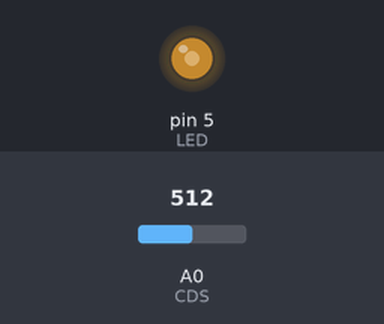
Recording of a sketch running on a simulated Arduino Uno, built with avr-gcc and run on an emulated ATmega328P. Shown: output pins drawn as LEDs (lit = HIGH). The test bench sets the inputs (shaded band); at power-on: A0 (CDS) = 512. What the sketch prints to the serial monitor is not drawn.

Above: at 2.8 s.
2.9 s: A0 (CDS) set to 306
At 4.2 s:
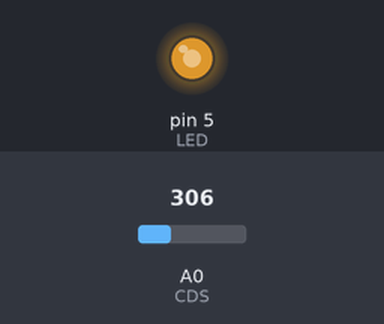
4.5 s: A0 (CDS) set to 122
At 5.9 s:
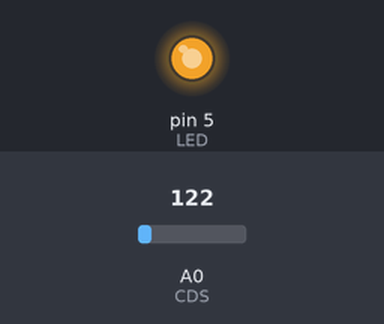
6.5 s: A0 (CDS) set to 900
At 7.5 s:
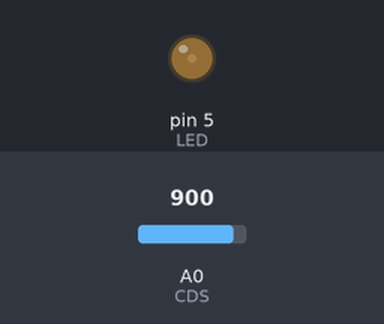
Timing chart, 0 to 9.5 s (numbered marks = the images above; inputs shaded):
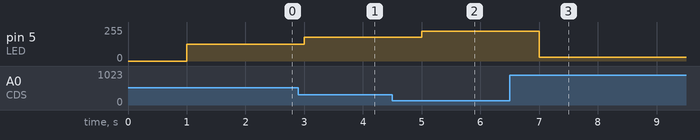

Measured:
- after the input at 2.9 s, pin 5 (LED): 127/255 → 179/255 after 0.10 s
- after the input at 4.5 s, pin 5 (LED): 179/255 → 225/255 after 0.50 s
- after the input at 6.5 s, pin 5 (LED): 225/255 → 30/255 after 0.50 s

The sketch:

CDS.ino
```cpp
#define CDS 0
#define LED 5

unsigned long previousMillis = 0; // will store last time LED was updated
const long interval = 1000; // interval at which to blink (milliseconds)
int time = 0;

void setup() {
  Serial.begin(9600);
  pinMode(LED, OUTPUT);
}

void loop() {
  unsigned long currentMillis = millis();
  if(currentMillis - previousMillis >= interval){
    previousMillis = currentMillis; // save the last time you blinked the LED
    Serial.print(time++); Serial.println("초");
    int val = analogRead(CDS);
    Serial.println(255-(val/4));
    analogWrite(LED, 255-(val/4));
  }
}
```
